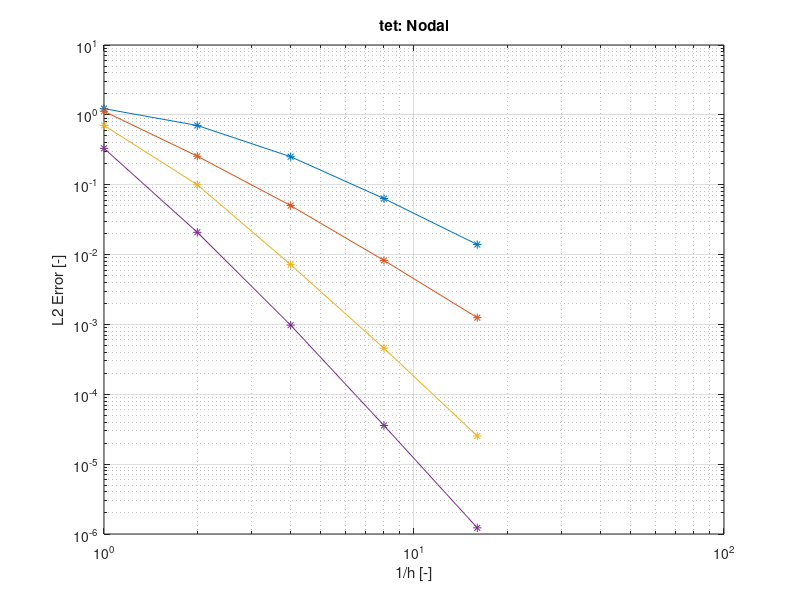

The MATLAB script that drew this image:
close all;
clear all;

h = [1, 0.5, 0.25, 0.125, 0.0625];
p = [1:4];

l2 = ...
    [...
        +1.227473e+00 , +7.049931e-01 , +2.519010e-01 , +6.332645e-02 , +1.391751e-02 ; ...
        +1.123414e+00 , +2.561557e-01 , +5.027153e-02 , +8.260014e-03 , +1.250445e-03 ; ...
        +7.059348e-01 , +9.991470e-02 , +7.176620e-03 , +4.565977e-04 , +2.527665e-05 ; ...
        +3.318965e-01 , +2.081639e-02 , +9.764266e-04 , +3.576274e-05 , +1.225017e-06 ; ...
    ];

P = size(p, 2);
H = size(h, 2);

delta = zeros(P, H - 1);

for i = 1:H-1
  delta(:, i) = ...
    (log10(l2(:, i + 1)) - log10(l2(:, i))) / ...
    (log10(1/h(i + 1))   - log10(1/h(i)));
end

delta

figure;
loglog(1./h, l2', '-*');
grid;
title('tet: Nodal');

xlabel('1/h [-]');
ylabel('L2 Error [-]');
